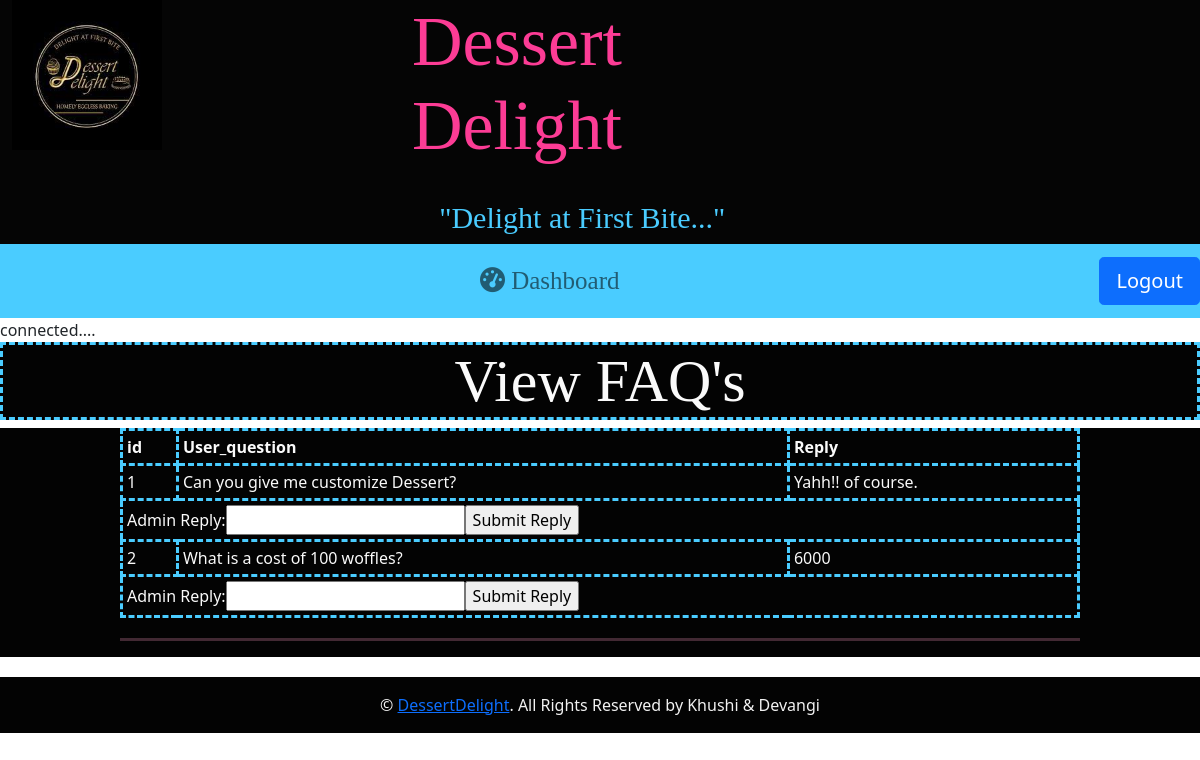
The app's page /admin/faqs_admin.php with its own data.
### tables this page shows
CREATE TABLE `faqs` (
  `id` int(30) NOT NULL,
  `user_question` varchar(300) NOT NULL,
  `admin_reply` varchar(300) NOT NULL
);

### admin/faqs_admin.php (the view, shortened to what this page needs)
<?php
include("header.php");
include("../conn.php");
?>
<section class="w3ls-bnrbtm" id="about">
    <h2 class="text-center" style="font-family: 'Candara', cursive; color: #fafafa; font-size: 60px; background-color: #030303; border: 3px dashed rgb(74, 204, 255);">View FAQ's </h2>
    <div class="table-responsive" style="background-color: #030303;">
        <center>
            <table class="table table-bordered table-sm" style="border: 7px solid rgb(74, 204, 255); color: #fafafa; width: 80%;border: 3px dashed rgb(74, 204, 255);">
                <thead>
                    <tr>
                        <th style="border: 3px dashed rgb(74, 204, 255);">id</th>
                        <th style="border: 3px dashed rgb(74, 204, 255);">User_question</th>
                        <th style="border: 3px dashed rgb(74, 204, 255);">Reply</th>
                    </tr>
                </thead>
                <tbody>
                    <?php
                    $query = "SELECT * FROM faqs";
                    $result = mysqli_query($con, $query);
                    if ($result) {
                        while ($row = mysqli_fetch_array($result)) {
                            echo "<tr>";
                            echo "<td style='border: 3px dashed rgb(74, 204, 255);'>" . $row[0] . "</td>";
                            echo "<td style='border: 3px dashed rgb(74, 204, 255);'>" . $row[1] . "</td>";
                            echo "<td style='border: 3px dashed rgb(74, 204, 255);'>" . $row[2] . "</td>";
                            echo "</tr>";
                            echo "<tr>";
                            echo "<td colspan='3'>";
                            echo "<form method='post' action='{$_SERVER['PHP_SELF']}'>";
                            echo "<label for='admin_reply'>Admin Reply:</label>";
                            echo "<input type='text' name='admin_reply'>";
                            echo "<input type='submit' name='submit_add_event' value='Submit Reply'>";
                            echo "</form>";
                            echo "</td>";
                            echo "</tr>";
                        }
                    } else {
                        echo "Error fetching faqs: " . mysqli_error($con);
                    }
                    ?>
                </tbody>
            </table>
            <hr style="border-top: 3px solid #ff99c2; width: 80%; margin-top: 20px;">
        </center>
    </div>
</section>
<?php
include("footer.php");
?>

### records on screen
faqs: id "1", user_question "Can you give me customize Dessert?", admin_reply "Yahh!! of course."
faqs: id "2", user_question "What is a cost of 100 woffles?", admin_reply "6000"
